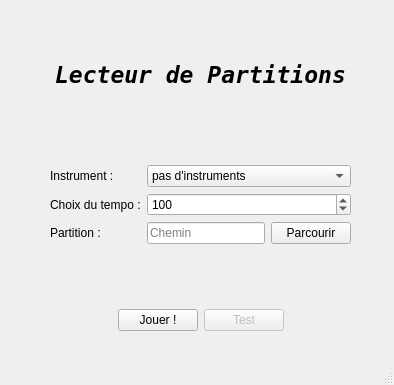
<?xml version="1.0" encoding="UTF-8"?>
<ui version="4.0">
 <class>MainWindow</class>
 <widget class="QMainWindow" name="MainWindow">
  <property name="geometry">
   <rect>
    <x>0</x>
    <y>0</y>
    <width>394</width>
    <height>385</height>
   </rect>
  </property>
  <property name="windowTitle">
   <string>MusicReader</string>
  </property>
  <property name="locale">
   <locale language="French" country="France"/>
  </property>
  <widget class="QWidget" name="centralwidget">
   <widget class="QWidget" name="verticalLayoutWidget">
    <property name="geometry">
     <rect>
      <x>30</x>
      <y>0</y>
      <width>341</width>
      <height>331</height>
     </rect>
    </property>
    <layout class="QVBoxLayout" name="verticalLayout">
     <item>
      <widget class="QLabel" name="title">
       <property name="font">
        <font>
         <family>NSimSun</family>
         <pointsize>17</pointsize>
         <weight>75</weight>
         <italic>true</italic>
         <bold>true</bold>
        </font>
       </property>
       <property name="text">
        <string>Lecteur de Partitions</string>
       </property>
       <property name="alignment">
        <set>Qt::AlignCenter</set>
       </property>
      </widget>
     </item>
     <item>
      <layout class="QFormLayout" name="formLayout">
       <property name="leftMargin">
        <number>20</number>
       </property>
       <property name="topMargin">
        <number>10</number>
       </property>
       <property name="rightMargin">
        <number>20</number>
       </property>
       <property name="bottomMargin">
        <number>10</number>
       </property>
       <item row="0" column="0">
        <widget class="QLabel" name="instrumentLbl">
         <property name="text">
          <string>Instrument :</string>
         </property>
        </widget>
       </item>
       <item row="0" column="1">
        <widget class="QComboBox" name="instrumentBox">
         <item>
          <property name="text">
           <string>pas d'instruments</string>
          </property>
         </item>
        </widget>
       </item>
       <item row="1" column="0">
        <widget class="QLabel" name="tempoLbl">
         <property name="text">
          <string>Choix du tempo :</string>
         </property>
        </widget>
       </item>
       <item row="1" column="1">
        <widget class="QSpinBox" name="tempoBox">
         <property name="minimum">
          <number>60</number>
         </property>
         <property name="maximum">
          <number>200</number>
         </property>
         <property name="value">
          <number>100</number>
         </property>
        </widget>
       </item>
       <item row="2" column="0">
        <widget class="QLabel" name="pathLbl">
         <property name="text">
          <string>Partition :</string>
         </property>
        </widget>
       </item>
       <item row="2" column="1">
        <layout class="QHBoxLayout" name="horizontalLayout">
         <item>
          <widget class="QLineEdit" name="pathEdit">
           <property name="placeholderText">
            <string>Chemin</string>
           </property>
          </widget>
         </item>
         <item>
          <widget class="QPushButton" name="browseBtn">
           <property name="text">
            <string>Parcourir</string>
           </property>
          </widget>
         </item>
        </layout>
       </item>
      </layout>
     </item>
     <item>
      <layout class="QHBoxLayout" name="horizontalLayout_2">
       <item>
        <spacer name="horizontalSpacer_2">
         <property name="orientation">
          <enum>Qt::Horizontal</enum>
         </property>
         <property name="sizeHint" stdset="0">
          <size>
           <width>40</width>
           <height>20</height>
          </size>
         </property>
        </spacer>
       </item>
       <item>
        <widget class="QPushButton" name="playBtn">
         <property name="text">
          <string>Jouer !</string>
         </property>
        </widget>
       </item>
       <item>
        <widget class="QPushButton" name="TestBtn">
         <property name="enabled">
          <bool>false</bool>
         </property>
         <property name="text">
          <string>Test</string>
         </property>
        </widget>
       </item>
       <item>
        <spacer name="horizontalSpacer">
         <property name="orientation">
          <enum>Qt::Horizontal</enum>
         </property>
         <property name="sizeHint" stdset="0">
          <size>
           <width>40</width>
           <height>20</height>
          </size>
         </property>
        </spacer>
       </item>
      </layout>
     </item>
    </layout>
   </widget>
  </widget>
  <widget class="QMenuBar" name="menubar">
   <property name="geometry">
    <rect>
     <x>0</x>
     <y>0</y>
     <width>394</width>
     <height>23</height>
    </rect>
   </property>
  </widget>
  <widget class="QStatusBar" name="statusbar"/>
 </widget>
 <resources/>
 <connections/>
</ui>
